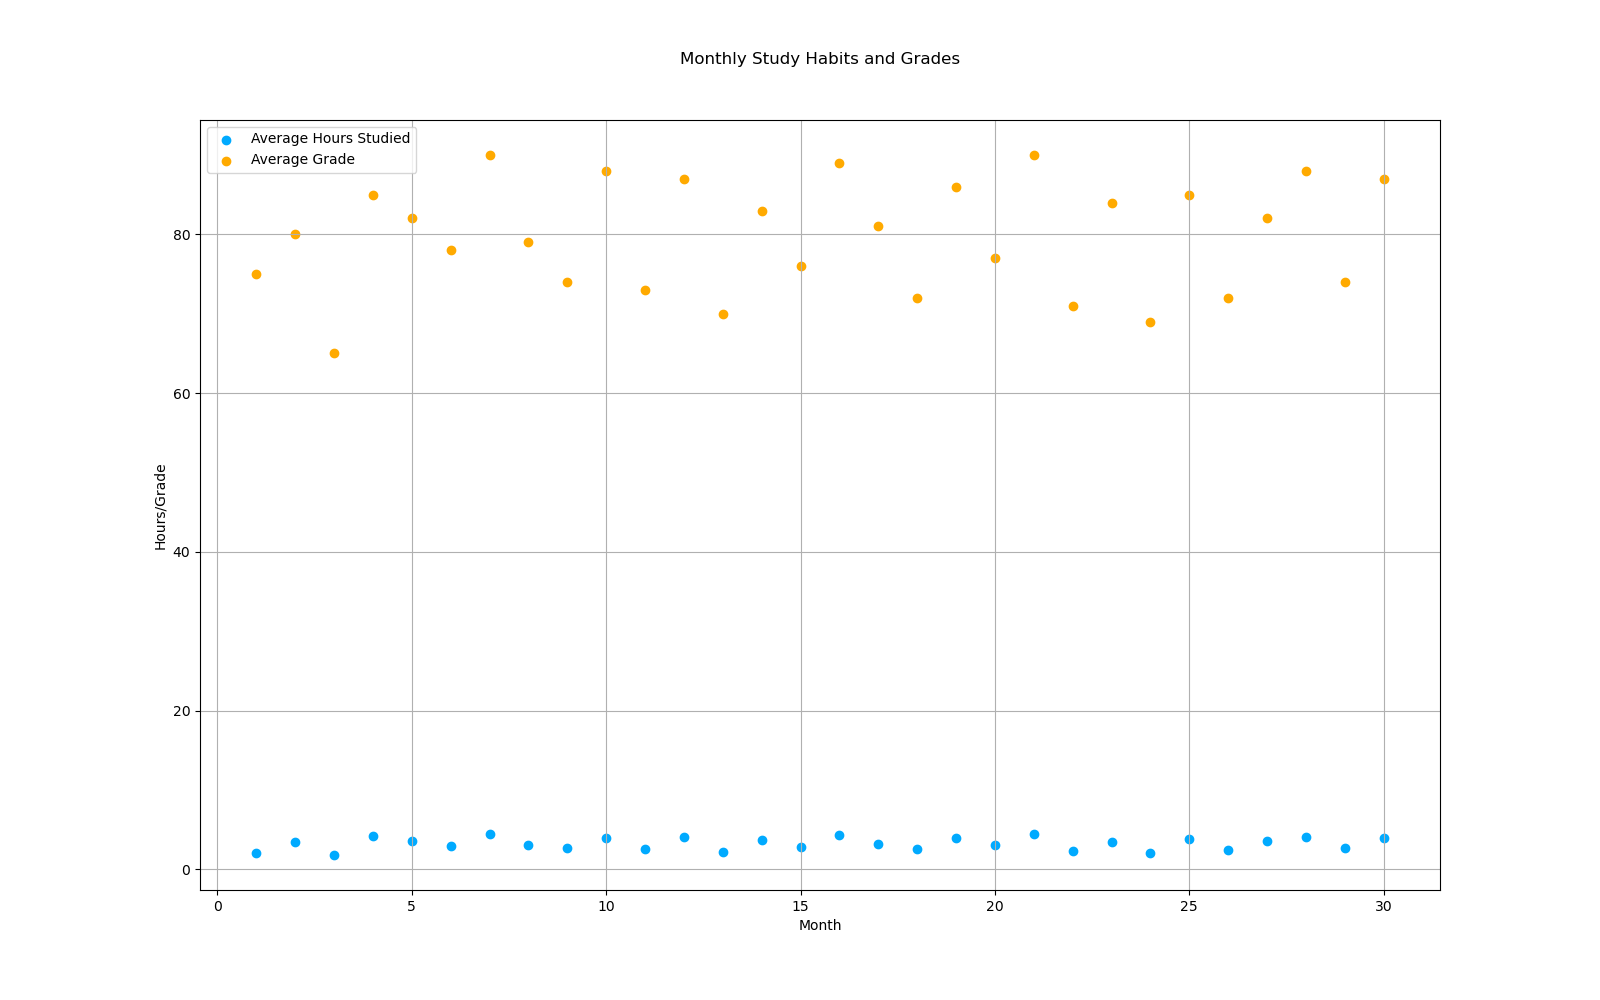

Here is the Python script that generated this plot:

import matplotlib.pyplot as plt

# Data for plotting
months = [1, 2, 3, 4, 5, 6, 7, 8, 9, 10, 11, 12, 13, 14, 15, 16, 17, 18, 19, 20, 21, 22, 23, 24, 25, 26, 27, 28, 29, 30]
average_hours_studied = [2.1, 3.4, 1.8, 4.2, 3.6, 2.9, 4.5, 3.1, 2.7, 3.9, 2.5, 4.1, 2.2, 3.7, 2.8, 4.3, 3.2, 2.6, 4.0, 3.0, 4.4, 2.3, 3.5, 2.0, 3.8, 2.4, 3.6, 4.1, 2.7, 3.9]
average_grade = [75, 80, 65, 85, 82, 78, 90, 79, 74, 88, 73, 87, 70, 83, 76, 89, 81, 72, 86, 77, 90, 71, 84, 69, 85, 72, 82, 88, 74, 87]

# Create a scatterplot
plt.figure(figsize=(16, 10))
plt.scatter(months, average_hours_studied, c="#00aaff", label="Average Hours Studied")
plt.scatter(months, average_grade, c="#ffaa00", label="Average Grade")

# Customize the chart
plt.title("Monthly Study Habits and Grades", pad=40)
plt.xlabel("Month")
plt.ylabel("Hours/Grade")
plt.legend(loc="upper left")
plt.grid(True)

# Show the scatterplot
plt.show()
